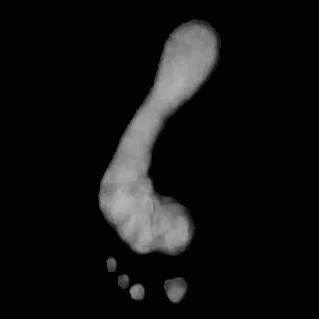
#> input picture CLAHE_Tests/01_left_clahe_clip2.0_tile8.png, 319 x 319 px
$ python geom_indices.py ../../CLAHE_Tests/01_left_clahe_clip2.0_tile8.png 5
#> lines starting #> are read from the running program, lines starting #| are printed output that depends on the picture; after the words box and inside, x2 and y2 are one past the last pixel; in counts of white or black regions, pixels touching at a corner belong together
"""Geometric footprint features (Arch Index, Chippaux-Smirak, Staheli) with toe removal.

Prototype for the baseline feature extraction. Orientation assumed: heel at TOP,
toes at BOTTOM (as in the preprocessed CLAHE square footprints).

Usage:
    python geom_indices.py [image_path] [threshold]
Outputs a multi-panel visualization + prints the 11 geometric features.
"""
import sys, os, json
import numpy as np
from PIL import Image
from scipy import ndimage
import matplotlib
matplotlib.use("Agg")
import matplotlib.pyplot as plt

HERE = os.path.dirname(os.path.abspath(__file__))
OUT = os.path.join(HERE, "outputs")
os.makedirs(OUT, exist_ok=True)

def analyse(path, thr=0):  # thr=0 -> foreground is any non-black pixel (matches the texture explorer's cutoff)
#> called with thr = 5
    name = os.path.splitext(os.path.basename(path))[0]
    side = "L" if "_L" in name else ("R" if "_R" in name else "?")
    img = np.array(Image.open(path).convert("L"))
#> img is the input picture: shape (319, 319); min 2, max 180, mean 19.1
    H, W = img.shape
#> H = 319; W = 319

    # 1. binarise + fill holes
    mask = ndimage.binary_fill_holes(img > thr)
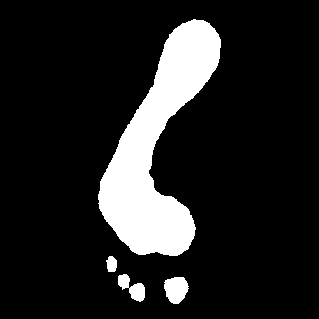
#> mask: shape (319, 319) bool; 13.5% white; 4 white regions, box (x1, y1, x2, y2) and area: (98, 19, 221, 256) 12755, (164, 277, 189, 304) 506, (118, 274, 145, 302) 381, (106, 256, 117, 272) 139

    # 2. connected components -> keep largest (foot), rest = toes/noise
    lbl, n = ndimage.label(mask)
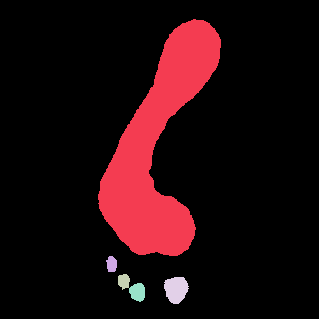
#> lbl: shape (319, 319) int32; 6 distinct labels, from 0 to 5; one colour per label, 0 black
#> n = 5
    sizes = ndimage.sum(np.ones_like(lbl), lbl, range(1, n + 1))
#> sizes = [12755, 139, 146, 506, 235]
    order = np.argsort(sizes)[::-1]
#> order = [0, 3, 4, 2, 1]
    foot = ndimage.binary_fill_holes(lbl == order[0] + 1)
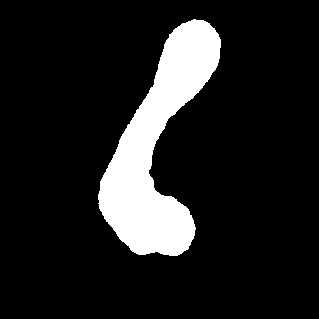
#> foot: shape (319, 319) bool; 12.5% white; 1 white region, box (x1, y1, x2, y2) and area: (98, 19, 221, 256) 12755
    removed_mask = mask & ~foot
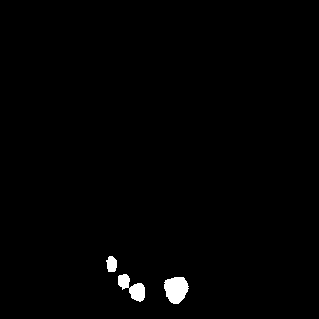
#> removed_mask: shape (319, 319) bool; 1% white; 3 white regions, box (x1, y1, x2, y2) and area: (164, 277, 189, 304) 506, (118, 274, 145, 302) 381, (106, 256, 117, 272) 139

    # 3. trisect along vertical extent: top=heel(C), mid=midfoot(B), bottom=forefoot(A)
    rows = np.where(foot.any(axis=1))[0]
#> rows = 237 values from 19 to 255
    r0, r1 = rows.min(), rows.max()
#> r0 = 19; r1 = 255
    Lh = r1 - r0 + 1
#> Lh = 237
    b1, b2 = r0 + Lh // 3, r0 + 2 * Lh // 3
#> b1 = 98; b2 = 177
    bands = {"C": (r0, b1), "B": (b1, b2), "A": (b2, r1 + 1)}
#> bands = {'C': (19, 98), 'B': (98, 177), 'A': (177, 256)}

    def widths(a, b):
#> called with a = 19, b = 98
        out = []
        for rr in range(a, b):
            cols = np.where(foot[rr])[0]
            out.append((rr, cols.max() - cols.min() + 1, cols.min(), cols.max()) if len(cols)
                       else (rr, 0, 0, 0))
#> this loop made 79 passes
#> cols on pass 1: [193, 194, 195]
#> after the loop, out = 79 items, first 6: (19, 3, 193, 195), (20, 13, 191, 203), (21, 18, 188, 205), (22, 22, 186, 207), (23, 28, 182, 209), (24, 29, 181, 209)
        return out

    wC, wB, wA = widths(*bands["C"]), widths(*bands["B"]), widths(*bands["A"])
#> wC has the same summary as out in widths; wB = 79 items, first 6: (98, 48, 145, 192), (99, 47, 144, 190), (100, 47, 143, 189), (101, 45, 143, 187), (102, 45, 142, 186), (103, 43, 142, 184); wA = 79 items, first 6: (177, 50, 102, 151), (178, 51, 102, 152), (179, 52, 101, 152), (180, 53, 101, 153), (181, 54, 100, 153), (182, 54, 100, 153)
    rowC = max(wC, key=lambda t: t[1]); maxC = rowC[1]
#> after `rowC = max(wC, key=lambda t: t[1])`: rowC = (57, 60, 160, 219)
#> after `maxC = rowC[1]`: maxC = 60
    rowB = min((t for t in wB if t[1] > 0), key=lambda t: t[1]); minB = rowB[1]
#> after `rowB = min((t for t in wB if t[1] > 0), key=lambda t: t[1])`: rowB = (119, 36, 132, 167)
#> after `minB = rowB[1]`: minB = 36
    rowA = max(wA, key=lambda t: t[1]); maxA = rowA[1]
#> after `rowA = max(wA, key=lambda t: t[1])`: rowA = (208, 89, 99, 187)
#> after `maxA = rowA[1]`: maxA = 89
    area_C = int(foot[bands["C"][0]:bands["C"][1]].sum())
#> area_C = 3992
    area_B = int(foot[bands["B"][0]:bands["B"][1]].sum())
#> area_B = 3183
    area_A = int(foot[bands["A"][0]:bands["A"][1]].sum())
#> area_A = 5580
    foot_area = int(foot.sum())
#> foot_area = 12755

    AI = area_B / (area_A + area_B + area_C)
#> AI = 0.25
    CSI = minB / maxA
#> CSI = 0.404
    SI = minB / maxC
#> SI = 0.6
    ai_cls = "high/cavus" if AI < 0.21 else ("flat/planus" if AI > 0.28 else "normal")
#> ai_cls = 'normal'

    feats = dict(maxA=int(maxA), maxC=int(maxC), minB=int(minB),
                 CSI=round(CSI, 4), SI=round(SI, 4),
                 area_A=area_A, area_B=area_B, area_C=area_C, AI=round(AI, 4),
                 foot_area=foot_area, foot_side=side)
#> feats = 11 items

    # ---- visualization ----
    reg = np.zeros((H, W, 3), np.uint8)
    reg[foot] = (70, 70, 70)
    for key, col in [("C", (30, 144, 255)), ("B", (0, 200, 0)), ("A", (255, 80, 80))]:
        a, b = bands[key]; seg = np.zeros_like(foot); seg[a:b] = foot[a:b]; reg[seg] = col
#> this loop made 3 passes
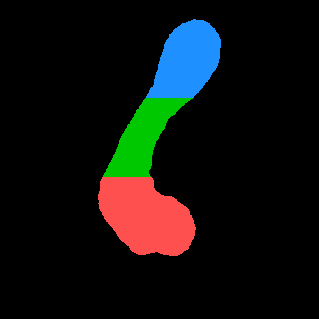
#> reg: shape (319, 319, 3); mean of channels 0, 1, 2 15.2, 16.3, 14.4; drawn as R, G, B
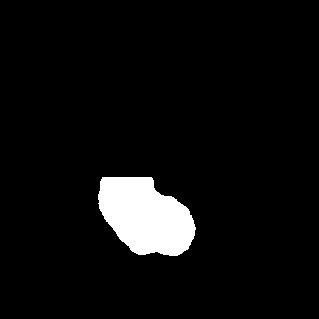
#> seg: shape (319, 319) bool; 5.5% white; 1 white region, box (x1, y1, x2, y2) and area: (98, 177, 196, 256) 5580
    toeimg = np.zeros((H, W, 3), np.uint8)
    toeimg[foot] = (0, 200, 0); toeimg[removed_mask] = (255, 60, 60)

    fig, ax = plt.subplots(1, 4, figsize=(16, 5))
    ax[0].imshow(img, cmap="gray"); ax[0].set_title(f"1. CLAHE input\n{name}")
    ax[1].imshow(mask, cmap="gray"); ax[1].set_title(f"2. Binary (thr={thr})\n{n} components")
    ax[2].imshow(toeimg); ax[2].set_title(f"3. Toe removal\nfoot={foot_area}px (green), "
                                          f"removed={int(removed_mask.sum())}px (red)")
    ax[3].imshow(reg)
    for row, lab, c in [(rowA, f"maxA={maxA}", "r"), (rowB, f"minB={minB}", "g"),
                        (rowC, f"maxC={maxC}", "b")]:
        rr, w, cmin, cmax = row
        ax[3].plot([cmin, cmax], [rr, rr], color="yellow", lw=2)
        ax[3].text(cmax + 5, rr, lab, color="yellow", fontsize=9, va="center")
#> this loop made 3 passes
#> (lab, c, rr, w, cmin, cmax) on passes 1 to 3: ('maxA=89', 'r', 208, 89, 99, 187), ('minB=36', 'g', 119, 36, 132, 167), ('maxC=60', 'b', 57, 60, 160, 219)
    for bb in (b1, b2):
        ax[3].axhline(bb, color="white", ls="--", lw=0.8)
#> this loop made 2 passes
#> bb on passes 1 to 2: 98, 177
    ax[3].set_title(f"4. Regions + widths\nAI={AI:.3f} ({ai_cls})  CSI={CSI:.3f}  SI={SI:.3f}")
    for a in ax:
        a.axis("off")
    plt.tight_layout()
    figpath = os.path.join(OUT, f"{name}_geom.png")
    plt.savefig(figpath, dpi=110, bbox_inches="tight"); plt.close()
#> after `plt.savefig(figpath, dpi=110, bbox_inches='tight')`:
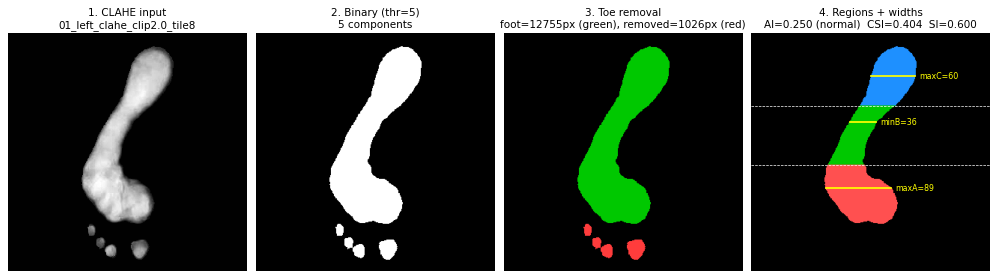
#> figure drawn by matplotlib, 4 panels

    with open(os.path.join(OUT, f"{name}_features.json"), "w") as f:
        json.dump(feats, f, indent=2)

    print(f"\n=== {name}  (side {side}) ===")
    for k, v in feats.items():
        print(f"  {k:10s} = {v}")
#> this loop made 11 passes
#> (k, v) on passes 1 to 11: ('maxA', 89), ('maxC', 60), ('minB', 36), ('CSI', 0.405), ('SI', 0.6), ('area_A', 5580), ('area_B', 3183), ('area_C', 3992), ('AI', 0.249), ('foot_area', 12755), ('foot_side', '?')
#|   maxA       = 89
#|   maxC       = 60
#|   minB       = 36
#|   CSI        = 0.4045
#|   SI         = 0.6
#|   area_A     = 5580
#|   area_B     = 3183
#|   area_C     = 3992
#> (further printed lines are left out)
    print(f"  AI class   = {ai_cls}")
#|   AI class   = normal
    print(f"  -> figure : {figpath}")
    return feats

if __name__ == "__main__":
    path = sys.argv[1] if len(sys.argv) > 1 else \
        "/home/ntphoto/Project/69b7a55ef1c9f8e33a9cbb5a/figures/P001_L_square_clahe.png"
    thr = int(sys.argv[2]) if len(sys.argv) > 2 else 0
    analyse(path, thr)
